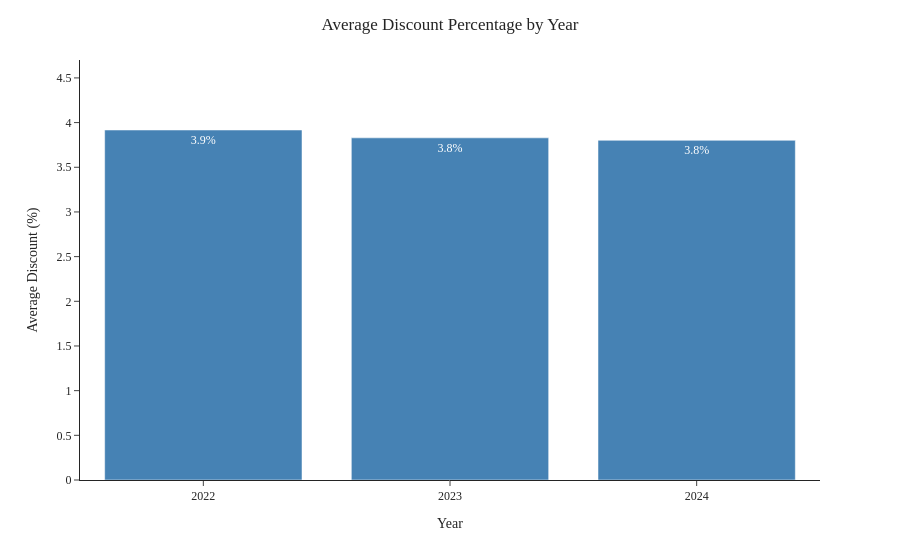

The code cell stored with this chart in its notebook:
### Code cell
# Bar chart for average discount percentage per year
df_fig4 = df_net.groupby('year')['discount_pct'].mean().reset_index()
df_fig4['year'] = df_fig4['year'].astype(str)

fig4 = px.bar(
    df_fig4,
    x = 'year',
    y = 'discount_pct',
    labels = {'year':'Year', 'discount_pct':'Average Discount (%)'},
    template='simple_white',
    color_discrete_sequence=['steelblue'],
    text=df_fig4['discount_pct'].map('{:.1f}%'.format)
)

fig4.update_layout(
    font_family = 'rockwell',
    title = {
        'text': 'Average Discount Percentage by Year',
        'x': 0.5
    }
)

fig4.update_yaxes(
    ticks='outside',
    tickformat='.1f%',
    range=[0, df_fig4['discount_pct'].max() * 1.2]
)

fig4.update_traces(
    hovertemplate='%{y:.1f}%<extra></extra>'
)

fig4.show()

### Figure 1 — Plotly figure (JSON) as saved in the notebook; plotly's stock layout.template omitted (floating-point values rounded to 4 significant figures)
{"data": [{"alignmentgroup": "True", "hovertemplate": "%{y:.1f}%<extra></extra>", "legendgroup": "", "marker": {"color": "steelblue", "pattern": {"shape": ""}}, "name": "", "offsetgroup": "", "orientation": "v", "showlegend": false, "text": ["3.9%", "3.8%", "3.8%"], "textposition": "auto", "type": "bar", "x": ["2022", "2023", "2024"], "xaxis": "x", "y": [3.917, 3.829, 3.802], "yaxis": "y"}], "layout": {"barmode": "relative", "font": {"family": "rockwell"}, "legend": {"tracegroupgap": 0}, "margin": {"t": 60}, "title": {"text": "Average Discount Percentage by Year", "x": 0.5}, "xaxis": {"anchor": "y", "domain": [0, 1], "title": {"text": "Year"}}, "yaxis": {"anchor": "x", "domain": [0, 1], "range": [0, 4.701], "tickformat": ".1f%", "ticks": "outside", "title": {"text": "Average Discount (%)"}}}}
